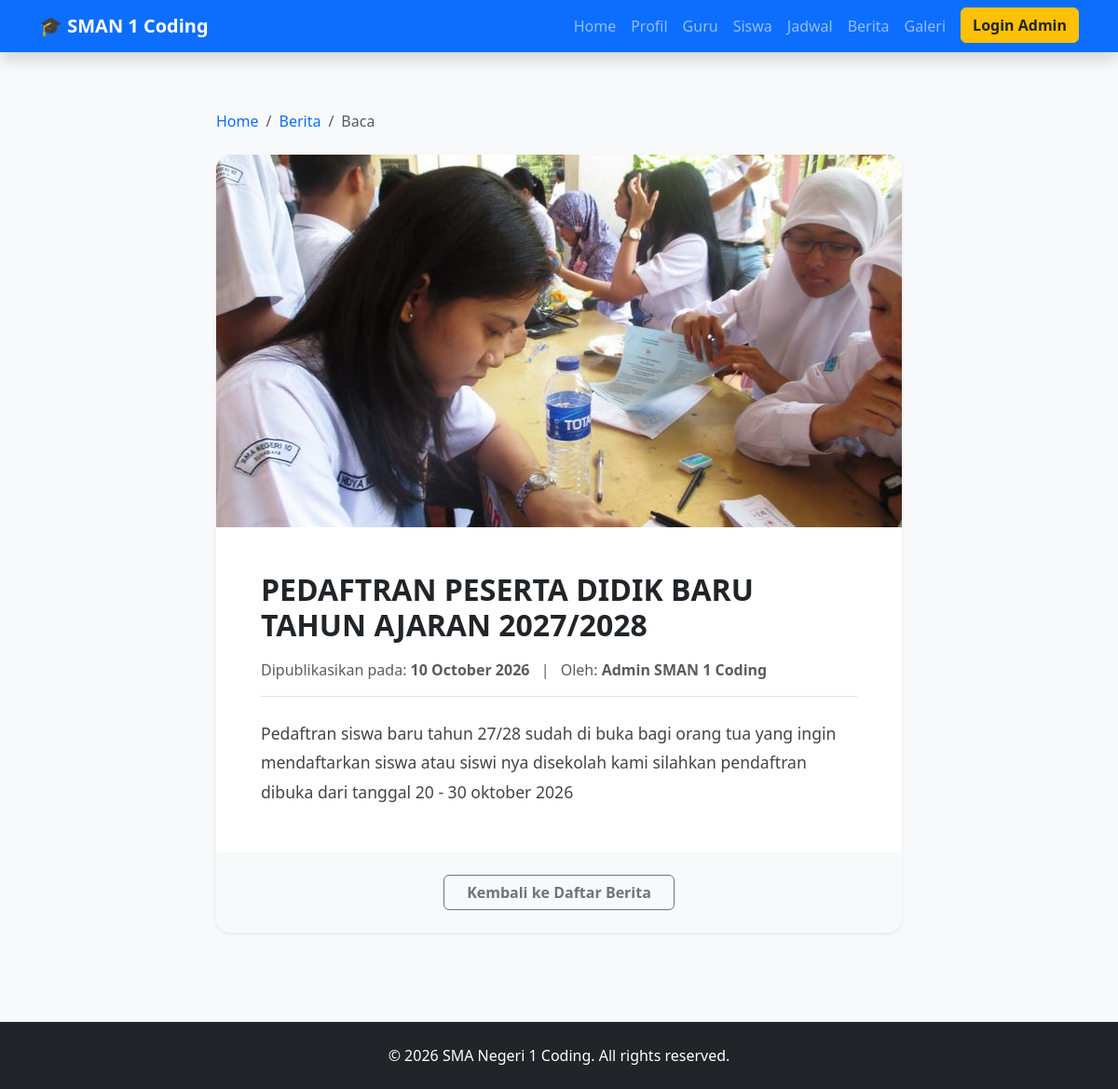
/detail_berita.php?id=3, run on the app's committed database.
### tables this page shows
CREATE TABLE `berita` (
  `id` int NOT NULL,
  `judul` varchar(255) NOT NULL,
  `slug` varchar(255) NOT NULL,
  `isi` text NOT NULL,
  `tanggal` date NOT NULL,
  `foto` varchar(255) DEFAULT NULL
);

### detail_berita.php (the view, shortened to what this page needs)
<?php
require 'config/koneksi.php';
$id = isset($_GET['id']) ? (int)$_GET['id'] : 0;
$query = mysqli_query($koneksi, "SELECT * FROM berita WHERE id = '$id'");
$data = mysqli_fetch_array($query);
include 'includes/header.php';
?>
<div class="container mt-5">
    <div class="row">
        <div class="col-lg-8 mx-auto">
            <nav aria-label="breadcrumb" class="mb-4">
                <ol class="breadcrumb">
                    <li class="breadcrumb-item"><a href="index.php" class="text-decoration-none">Home</a></li>
                    <li class="breadcrumb-item"><a href="berita.php" class="text-decoration-none">Berita</a></li>
                    <li class="breadcrumb-item active" aria-current="page">Baca</li>
                </ol>
            </nav>
            <div class="card border-0 shadow-sm rounded-4 overflow-hidden mb-5">
                <?php if ($data['foto'] != ""): ?>
                    <img src="uploads/<?= htmlspecialchars($data['foto']); ?>" class="card-img-top" alt="Cover" style="max-height: 400px; object-fit: cover;">
                <?php else: ?>
                    <img src="https://images.unsplash.com/photo-1546410531-ea4cea477149?q=80&w=1200&auto=format&fit=crop" class="card-img-top" alt="Cover Default" style="max-height: 400px; object-fit: cover;">
                <?php endif; ?>
                <div class="card-body p-4 p-md-5">
                    <h2 class="fw-bold text-dark mb-3"><?= htmlspecialchars($data['judul']); ?></h2>
                    <p class="text-muted mb-4 border-bottom pb-3">
                        <i class="bi bi-calendar-event text-primary"></i> Dipublikasikan pada: <b><?= date('d F Y', strtotime($data['tanggal'])); ?></b>
                        <span class="mx-2">|</span>
                        <i class="bi bi-person text-primary"></i> Oleh: <b>Admin SMAN 1 Coding</b>
                    </p>
                    <div class="content-berita" style="font-size: 1.1rem; line-height: 1.8; color: #444;">
                        <?= nl2br(htmlspecialchars($data['isi'])); ?>
                    </div>
                </div>
                <div class="card-footer bg-light p-4 text-center border-0">
                    <a href="berita.php" class="btn btn-outline-secondary px-4 fw-bold">
                        <i class="bi bi-arrow-left"></i> Kembali ke Daftar Berita
                    </a>
                </div>
            </div>
        </div>
    </div>
</div>
<?php
include 'includes/footer.php';
?>

### includes/header.php (style rules this page uses)
body { padding-top: 70px; background-color: #f8f9fa; }

### data on the page
berita: foto (picture), judul "PEDAFTRAN PESERTA DIDIK BARU TAHUN AJARAN 2027/2028", tanggal "10 October 2026", isi "Pedaftran siswa baru tahun 27/28 sudah di buka bagi orang tua yang ingin mendaftarkan siswa atau siswi nya disekolah kami silahkan pendaftran dibuka dari tanggal 20 - 30 oktober 2026"
